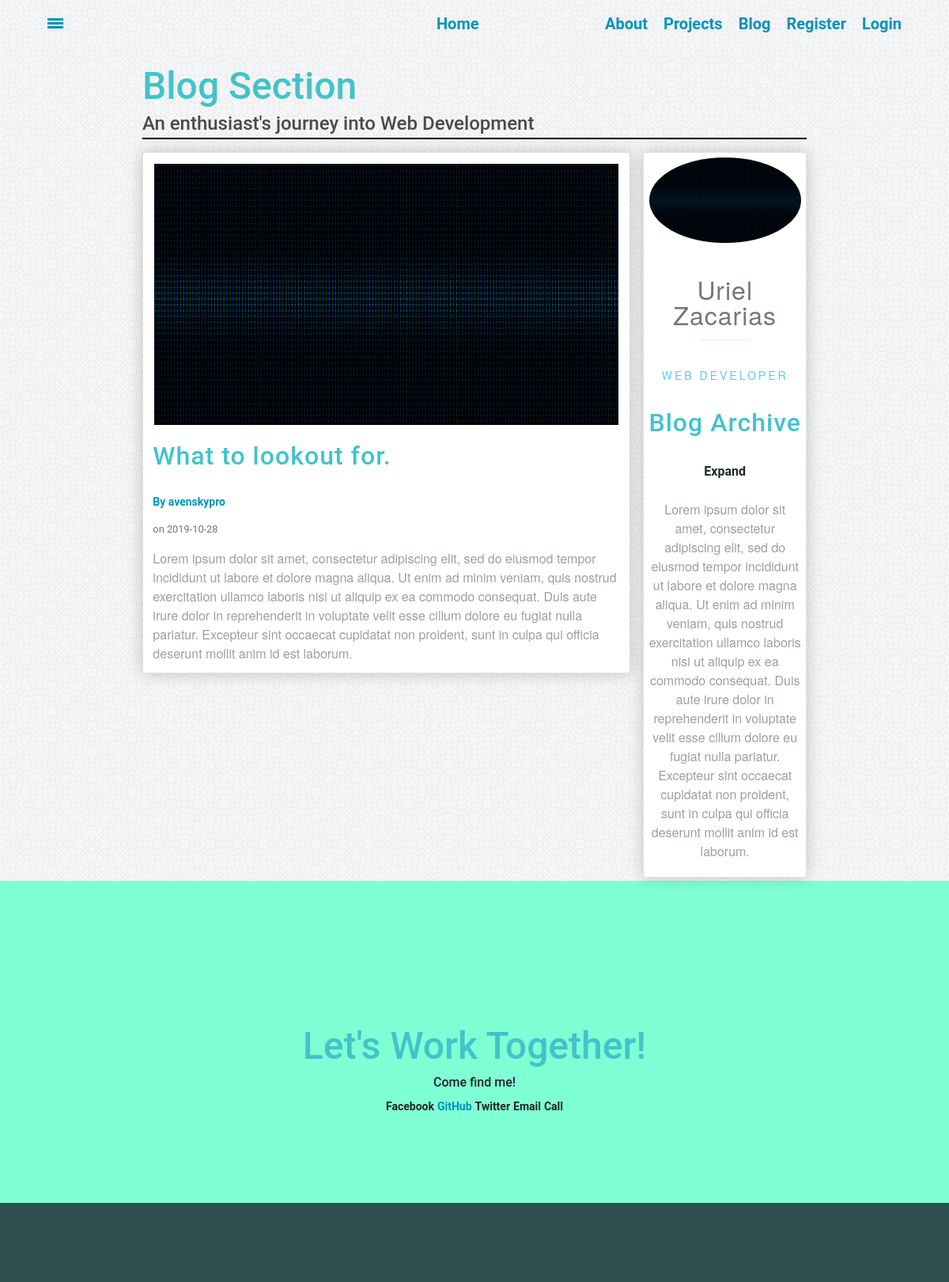
Page /post/7 on the committed database.
### database_setup.py (models this page shows, shortened)
class Post(Base):
    __tablename__= 'post'
    id = Column(Integer, primary_key=True)
    title = Column(String(100), nullable=False)
    date_posted = Column(DateTime, nullable=False, default=datetime.datetime.utcnow())
    content = Column(Text, nullable=False)
    user_id = Column(Integer, ForeignKey('user.id'), nullable=False)
    user = relationship(User)

class User(Base, UserMixin):
    __tablename__ = 'user'
    id = Column(Integer, primary_key=True)
    username = Column(String(20), unique=True, nullable=False)
    email = Column(String(120),  unique=True, nullable=False)
    image_file = Column(String(20), nullable=False, default='blank_user.gif')
    password = Column(String(60), nullable=False)
    posts = relationship('Post', backref='author', lazy=True)

### __init__.py (the view)
@app.route("/post/<int:post_id>")
def post(post_id):
	post = session.query(Post).get(post_id)
	return render_template('post.html', title=post.title, post=post)

### templates/post.html (shortened to what this page needs)
{% extends "main.html" %}
{% block content %}
<div class="blog-wrapper content-wrapper" id="blog">
	<div class="box header">
		<h2>Blog Section</h2>
		<h3>An enthusiast's journey into Web Development</h3>
	</div>
	<div class="box content">
		<div class="blog-card card">
			<img class="card-img blog-card-img" src="{{ url_for('static', filename='pics/heading.gif') }}">
			<h2 class="card-title">{{ post.title }}</h2>
			<a class="mr-2" href="#">By {{ post.author.username }}</a>
			<small class="text-muted"> on {{ post.date_posted.strftime('%Y-%m-%d') }}</small>
			<p class="card-content">{{ post.content }}</p>
		</div>
	</div>
	<div class="box sidebar">
		<div class="side-card card">
			<img class="card-img" src="{{ url_for('static', filename='pics/heading.gif') }}">
			<p class="card-name">Uriel Zacarias</p>
			<p class="card-position">Web Developer</p>
			<h2 class="card-title">Blog Archive</h2>
			<div class="card-archive">
			  <label for="togList1">
			    <span>Expand</span>
			  </label>
			</div>
			<p class="card-info">Lorem ipsum dolor sit amet, consectetur adipiscing elit, sed do eiusmod tempor incididunt ut labore et dolore magna aliqua. Ut enim ad minim veniam, quis nostrud exercitation ullamco laboris nisi ut aliquip ex ea commodo consequat. Duis aute irure dolor in reprehenderit in voluptate velit esse cillum dolore eu fugiat nulla pariatur. Excepteur sint occaecat cupidatat non proident, sunt in culpa qui officia deserunt mollit anim id est laborum.</p>
		</div>
	</div>
</div>
{% endblock %}

### static/styles.css (style rules this page uses)
.header h2 { font-size: 3em; margin:0px; }
.header h3 { margin: 0px; font-size: 1.5em; line-height: 1.5em; }
.header { align-items: center; margin-bottom:2%; white-space: nowrap; height:100%; border-bottom: solid 2px black; }
.content-wrapper { min-height: 90vh; margin: 0 15%; padding: 10vh 0 0; display: grid; grid-template-rows: 12vh min-content; grid-gap: 1em; grid-template-columns: 1fr; grid-template-areas: "header" "content" }
.sidebar { grid-area: sidebar; }
.content { grid-area: content; }
.header { grid-area: header; }
.blog-wrapper { grid-template-columns: 14vw; grid-template-areas: "header header header header header header header" "content content content content content content sidebar"; }
.card { background-color: rgba(255, 255, 255, 1); box-shadow: 0 0 20px rgba(0,0,0,.2); padding:2%; display: grid; grid-gap: 1em; margin-bottom: 2%; }
.card-name::after { margin-left: 0; }
.card-name { grid-area: name; }
.card-img { grid-area: image; }
.card-position { grid-area: position; }
.card-info { grid-area: info; }
.card-archive { grid-area: archive; }
.blog-card { grid-template-rows: 1fr; grid-template-columns: 1fr; grid-template-areas: "image" "title" "author" "content"; }
.side-card { display: flex; text-align: center; }
a { color: dodgerblue; }
.card-info { font-weight: 300; opacity: .7; }
.card-name { text: nowrap; letter-spacing: 1px; font-size: 2rem; margin: .75em 0 0; line-height: 1; }
.card-name::after { content: ''; display: block; width: 2em; height: 1px; background: #5bcbf0; margin: .5em auto .65em; opacity: .25; }
.card-position { text-transform: uppercase; font-size: .875rem; letter-spacing: 3px; margin: 0 0 .5vem; line-height: 1; color: #5bcbf0; }
.card-img { justify-self: center; max-width: 100%; border-radius: 50%; border: 2px solid white; }
.blog-card-img { justify-self: center; max-width: 100%; border-radius: 50%; border: 2px solid white; border-radius: 0; }
.card-title { letter-spacing: 1px; margin: .15em 0 .55em; line-height: 1; font-size: 2rem; }
.card-content { font-weight: 300; opacity: .7; margin: 0 0; }
body { margin: 0px; overflow-x: hidden; }
* { font-family: "Helvetica Neue Bold", Roboto, Helvetica, Arial, sans-serif; font-weight: 700; }
h2 { font-size: 3em; color: #42C3C9; }
h3 { font-size: 24px; color: #4A4A4A; line-height: 23px; }
p { font-family: "Helvetica Neue", Roboto, Helvetica, Arial, sans-serif; font-size: 16px; color: #7B7573; font-weight: 400; }
a { font-size: 14px; color: #0093B9; line-height: 17px; }

### rows in the picture
Post: title "What to lookout for.", date_posted "2019-10-28", content "Lorem ipsum dolor sit amet, consectetur adipiscing elit, sed do eiusmod tempor incididunt ut labore et dolore magna aliqua. Ut enim ad minim veniam, quis nostrud exercitation ullamco laboris nisi ut aliquip ex ea commodo consequat. Duis aute irure dolor in reprehenderit in voluptate velit esse cillum dolore eu fugiat nulla pariatur. Excepteur sint occaecat cupidatat non proident, sunt in culpa qui officia deserunt mollit anim id est laborum."
User: author.username "avenskypro"
